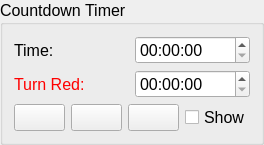
           <widget class="QGroupBox" name="timerGB">
            <property name="font">
             <font>
              <pointsize>12</pointsize>
             </font>
            </property>
            <property name="title">
             <string>Countdown Timer</string>
            </property>
            <layout class="QVBoxLayout" name="countDownVL">
             <item>
              <layout class="QVBoxLayout" name="timerLayout">
               <item>
                <layout class="QVBoxLayout" name="timeVL">
                 <item>
                  <layout class="QHBoxLayout" name="timeLeftHL">
                   <item>
                    <widget class="QLabel" name="timeLeftLBL">
                     <property name="font">
                      <font>
                       <pointsize>12</pointsize>
                      </font>
                     </property>
                     <property name="text">
                      <string>Time:</string>
                     </property>
                    </widget>
                   </item>
                   <item>
                    <widget class="QTimeEdit" name="countDownTimer">
                     <property name="sizePolicy">
                      <sizepolicy hsizetype="Minimum" vsizetype="Fixed">
                       <horstretch>0</horstretch>
                       <verstretch>0</verstretch>
                      </sizepolicy>
                     </property>
                     <property name="font">
                      <font>
                       <pointsize>12</pointsize>
                      </font>
                     </property>
                     <property name="displayFormat">
                      <string>hh:mm:ss</string>
                     </property>
                    </widget>
                   </item>
                  </layout>
                 </item>
                 <item>
                  <layout class="QHBoxLayout" name="turnRedHL">
                   <item>
                    <widget class="QLabel" name="timeRedLBL">
                     <property name="font">
                      <font>
                       <family>Segoe UI</family>
                       <pointsize>12</pointsize>
                       <italic>false</italic>
                       <bold>false</bold>
                      </font>
                     </property>
                     <property name="styleSheet">
                      <string notr="true">color: rgb(255, 0, 0);
font: 12pt &quot;Segoe UI&quot;;</string>
                     </property>
                     <property name="text">
                      <string>Turn Red:</string>
                     </property>
                    </widget>
                   </item>
                   <item>
                    <widget class="QTimeEdit" name="timeRedTimer">
                     <property name="sizePolicy">
                      <sizepolicy hsizetype="Minimum" vsizetype="Fixed">
                       <horstretch>0</horstretch>
                       <verstretch>0</verstretch>
                      </sizepolicy>
                     </property>
                     <property name="font">
                      <font>
                       <pointsize>12</pointsize>
                      </font>
                     </property>
                     <property name="displayFormat">
                      <string>hh:mm:ss</string>
                     </property>
                    </widget>
                   </item>
                  </layout>
                 </item>
                </layout>
               </item>
               <item>
                <layout class="QHBoxLayout" name="timerControlsHL">
                 <item>
                  <widget class="QPushButton" name="startTimerPB">
                   <property name="autoFillBackground">
                    <bool>true</bool>
                   </property>
                   <property name="text">
                    <string/>
                   </property>
                  </widget>
                 </item>
                 <item>
                  <widget class="QPushButton" name="pauseTimerPB">
                   <property name="text">
                    <string/>
                   </property>
                  </widget>
                 </item>
                 <item>
                  <widget class="QPushButton" name="resetTimerPB">
                   <property name="text">
                    <string/>
                   </property>
                  </widget>
                 </item>
                 <item>
                  <widget class="QCheckBox" name="timerVisibleMainCB">
                   <property name="sizePolicy">
                    <sizepolicy hsizetype="Minimum" vsizetype="Fixed">
                     <horstretch>0</horstretch>
                     <verstretch>0</verstretch>
                    </sizepolicy>
                   </property>
                   <property name="text">
                    <string>Show</string>
                   </property>
                  </widget>
                 </item>
                </layout>
               </item>
              </layout>
             </item>
            </layout>
           </widget>
